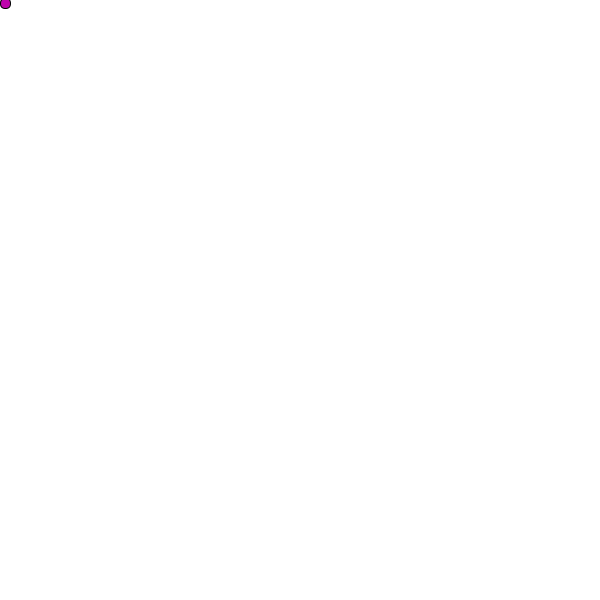
Frame 1 (no input)
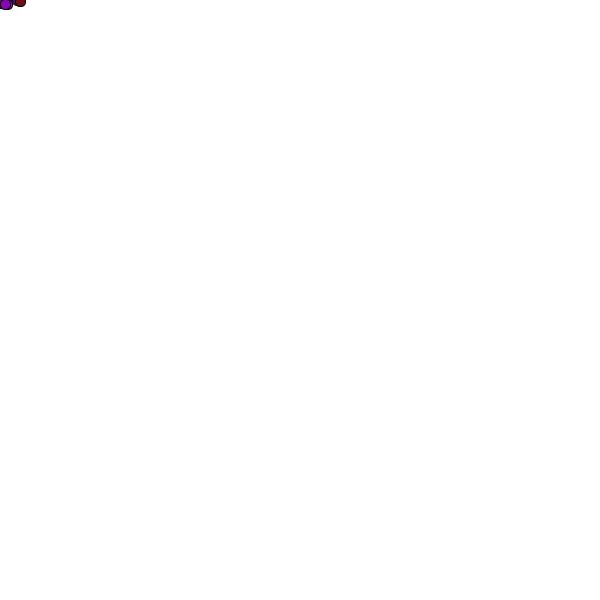
Frame 60 (the mouse pressed at the canvas centre just before this capture)
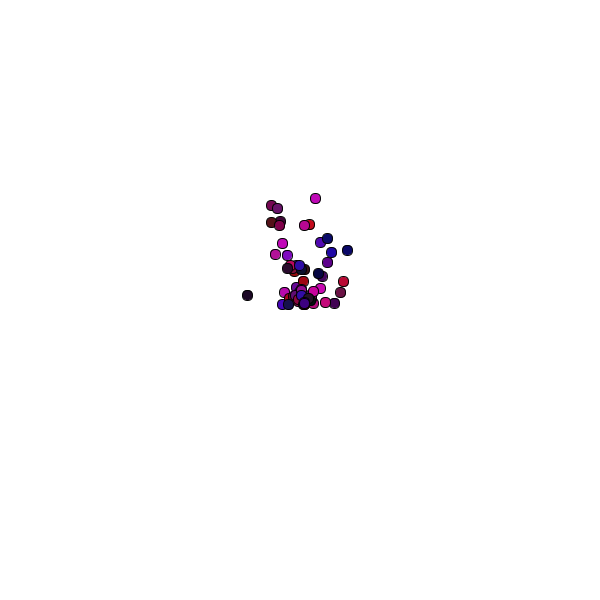
Frame 120 (the mouse held since frame 60 and released just before this capture)

The Processing sketch that drew these frames (run headless with seeded random() and noise(); from frame 60 on, the mouse is pressed at the canvas centre):

// Processing sketch: example01
// ── example01.pde
ArrayList particles;

void setup() {
size(600,600);
particles = new ArrayList();
smooth();
}

void draw() {

particles.add(new Particle());

background(255);

for (int i = 0; i < particles.size(); i++ ) {
Particle p = (Particle) particles.get(i);
p.run();
p.gravity();
p.display();
}
if (particles.size() > 200) {
particles.remove(2);
}
}

class Particle {

float x;
float y;
float xspeed;
float yspeed;

Particle() {
x = mouseX;
y = mouseY;
xspeed = random(-1,1);
yspeed = random(-2,0);
}

void run() {
x = x + xspeed;
y = y + yspeed;
}

void gravity() {
yspeed += .0;
}

void display() {
stroke(0);
fill(random(200), random(20), random(200));
rect(x,y,10,10,8);
}
}
